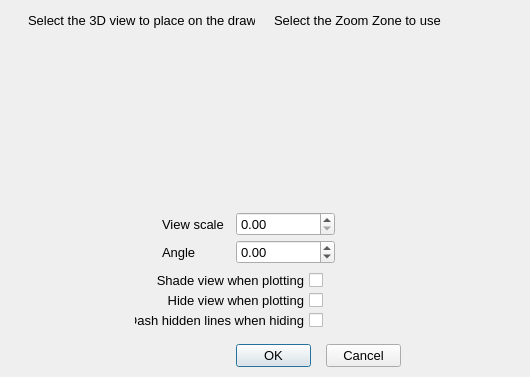
<?xml version="1.0" encoding="UTF-8"?>
<ui version="4.0">
 <class>SelectDrawingView_Dialog</class>
 <widget class="QDialog" name="SelectDrawingView_Dialog">
  <property name="geometry">
   <rect>
    <x>0</x>
    <y>0</y>
    <width>530</width>
    <height>377</height>
   </rect>
  </property>
  <property name="minimumSize">
   <size>
    <width>507</width>
    <height>377</height>
   </size>
  </property>
  <property name="maximumSize">
   <size>
    <width>600</width>
    <height>600</height>
   </size>
  </property>
  <property name="font">
   <font>
    <pointsize>10</pointsize>
   </font>
  </property>
  <property name="windowTitle">
   <string>Select 3D view for layout drawing</string>
  </property>
  <widget class="QPushButton" name="_2">
   <property name="geometry">
    <rect>
     <x>326</x>
     <y>344</y>
     <width>75</width>
     <height>23</height>
    </rect>
   </property>
   <property name="font">
    <font>
     <family>Lucida Grande</family>
     <pointsize>10</pointsize>
    </font>
   </property>
   <property name="text">
    <string>Cancel</string>
   </property>
   <property name="autoDefault">
    <bool>false</bool>
   </property>
  </widget>
  <widget class="QPushButton" name="_1">
   <property name="geometry">
    <rect>
     <x>236</x>
     <y>344</y>
     <width>75</width>
     <height>23</height>
    </rect>
   </property>
   <property name="font">
    <font>
     <family>Lucida Grande</family>
     <pointsize>10</pointsize>
    </font>
   </property>
   <property name="text">
    <string>OK</string>
   </property>
   <property name="default">
    <bool>true</bool>
   </property>
  </widget>
  <widget class="QLabel" name="label">
   <property name="geometry">
    <rect>
     <x>28</x>
     <y>10</y>
     <width>227</width>
     <height>20</height>
    </rect>
   </property>
   <property name="font">
    <font>
     <pointsize>10</pointsize>
    </font>
   </property>
   <property name="text">
    <string>Select the 3D view to place on the drawing</string>
   </property>
  </widget>
  <widget class="QLabel" name="label_8">
   <property name="geometry">
    <rect>
     <x>162</x>
     <y>214</y>
     <width>69</width>
     <height>20</height>
    </rect>
   </property>
   <property name="font">
    <font>
     <pointsize>10</pointsize>
    </font>
   </property>
   <property name="text">
    <string>View scale</string>
   </property>
  </widget>
  <widget class="QLabel" name="label_9">
   <property name="geometry">
    <rect>
     <x>162</x>
     <y>242</y>
     <width>67</width>
     <height>20</height>
    </rect>
   </property>
   <property name="font">
    <font>
     <pointsize>10</pointsize>
    </font>
   </property>
   <property name="text">
    <string>Angle</string>
   </property>
  </widget>
  <widget class="QCheckBox" name="_102">
   <property name="enabled">
    <bool>true</bool>
   </property>
   <property name="geometry">
    <rect>
     <x>142</x>
     <y>290</y>
     <width>181</width>
     <height>20</height>
    </rect>
   </property>
   <property name="font">
    <font>
     <pointsize>10</pointsize>
    </font>
   </property>
   <property name="layoutDirection">
    <enum>Qt::RightToLeft</enum>
   </property>
   <property name="autoFillBackground">
    <bool>false</bool>
   </property>
   <property name="text">
    <string>Hide view when plotting</string>
   </property>
   <property name="checkable">
    <bool>true</bool>
   </property>
   <property name="checked">
    <bool>false</bool>
   </property>
   <property name="tristate">
    <bool>false</bool>
   </property>
  </widget>
  <widget class="QCheckBox" name="_103">
   <property name="enabled">
    <bool>true</bool>
   </property>
   <property name="geometry">
    <rect>
     <x>134</x>
     <y>310</y>
     <width>189</width>
     <height>20</height>
    </rect>
   </property>
   <property name="font">
    <font>
     <pointsize>10</pointsize>
    </font>
   </property>
   <property name="layoutDirection">
    <enum>Qt::RightToLeft</enum>
   </property>
   <property name="autoFillBackground">
    <bool>false</bool>
   </property>
   <property name="text">
    <string>Dash hidden lines when hiding</string>
   </property>
   <property name="checkable">
    <bool>true</bool>
   </property>
   <property name="checked">
    <bool>false</bool>
   </property>
   <property name="tristate">
    <bool>false</bool>
   </property>
  </widget>
  <widget class="RCComboList" name="_100" native="true">
   <property name="geometry">
    <rect>
     <x>30</x>
     <y>30</y>
     <width>215</width>
     <height>169</height>
    </rect>
   </property>
   <property name="sizePolicy">
    <sizepolicy hsizetype="Preferred" vsizetype="Preferred">
     <horstretch>0</horstretch>
     <verstretch>0</verstretch>
    </sizepolicy>
   </property>
   <property name="minimumSize">
    <size>
     <width>10</width>
     <height>10</height>
    </size>
   </property>
   <property name="maximumSize">
    <size>
     <width>250</width>
     <height>169</height>
    </size>
   </property>
   <property name="autoScrollMargin" stdset="0">
    <number>16</number>
   </property>
   <property name="uniformItemSizes" stdset="0">
    <bool>true</bool>
   </property>
  </widget>
  <widget class="QDoubleSpinBox" name="_106">
   <property name="geometry">
    <rect>
     <x>236</x>
     <y>212</y>
     <width>99</width>
     <height>24</height>
    </rect>
   </property>
   <property name="maximum">
    <double>1000000000.000000000000000</double>
   </property>
  </widget>
  <widget class="QDoubleSpinBox" name="_104">
   <property name="geometry">
    <rect>
     <x>236</x>
     <y>240</y>
     <width>99</width>
     <height>24</height>
    </rect>
   </property>
   <property name="wrapping">
    <bool>true</bool>
   </property>
   <property name="maximum">
    <double>360.000000000000000</double>
   </property>
  </widget>
  <widget class="QCheckBox" name="_105">
   <property name="enabled">
    <bool>true</bool>
   </property>
   <property name="geometry">
    <rect>
     <x>134</x>
     <y>270</y>
     <width>189</width>
     <height>20</height>
    </rect>
   </property>
   <property name="font">
    <font>
     <pointsize>10</pointsize>
    </font>
   </property>
   <property name="layoutDirection">
    <enum>Qt::RightToLeft</enum>
   </property>
   <property name="autoFillBackground">
    <bool>false</bool>
   </property>
   <property name="text">
    <string>Shade view when plotting</string>
   </property>
   <property name="checkable">
    <bool>true</bool>
   </property>
   <property name="checked">
    <bool>false</bool>
   </property>
   <property name="tristate">
    <bool>false</bool>
   </property>
  </widget>
  <widget class="RCComboList" name="_101" native="true">
   <property name="geometry">
    <rect>
     <x>262</x>
     <y>30</y>
     <width>215</width>
     <height>169</height>
    </rect>
   </property>
   <property name="sizePolicy">
    <sizepolicy hsizetype="Preferred" vsizetype="Preferred">
     <horstretch>0</horstretch>
     <verstretch>0</verstretch>
    </sizepolicy>
   </property>
   <property name="minimumSize">
    <size>
     <width>10</width>
     <height>10</height>
    </size>
   </property>
   <property name="maximumSize">
    <size>
     <width>250</width>
     <height>169</height>
    </size>
   </property>
   <property name="autoScrollMargin" stdset="0">
    <number>16</number>
   </property>
   <property name="uniformItemSizes" stdset="0">
    <bool>true</bool>
   </property>
  </widget>
  <widget class="QLabel" name="label_2">
   <property name="geometry">
    <rect>
     <x>274</x>
     <y>10</y>
     <width>227</width>
     <height>20</height>
    </rect>
   </property>
   <property name="font">
    <font>
     <pointsize>10</pointsize>
    </font>
   </property>
   <property name="text">
    <string>Select the Zoom Zone to use</string>
   </property>
  </widget>
 </widget>
 <customwidgets>
  <customwidget>
   <class>RCComboList</class>
   <extends>QWidget</extends>
   <header>../RealCADQt/source/rccombolist.h</header>
  </customwidget>
 </customwidgets>
 <tabstops>
  <tabstop>_100</tabstop>
  <tabstop>_106</tabstop>
  <tabstop>_104</tabstop>
  <tabstop>_102</tabstop>
  <tabstop>_103</tabstop>
  <tabstop>_1</tabstop>
  <tabstop>_2</tabstop>
 </tabstops>
 <resources/>
 <connections/>
</ui>
